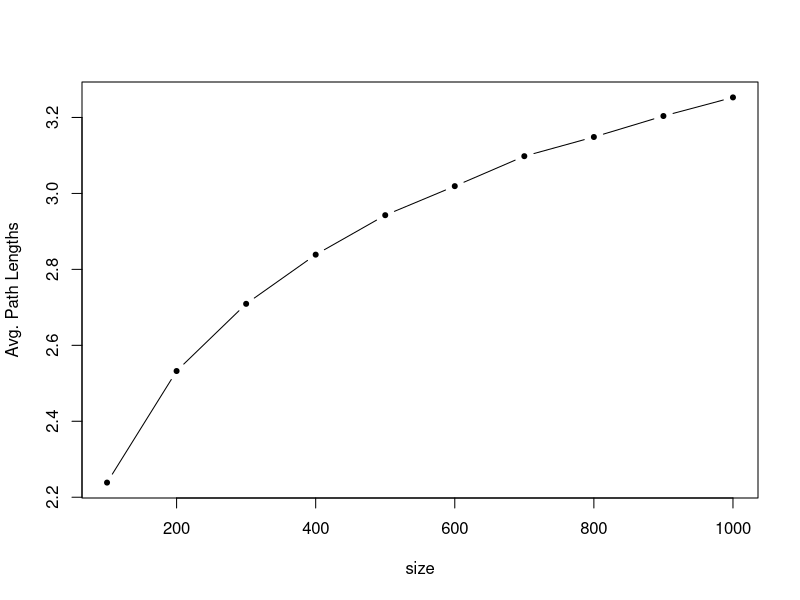
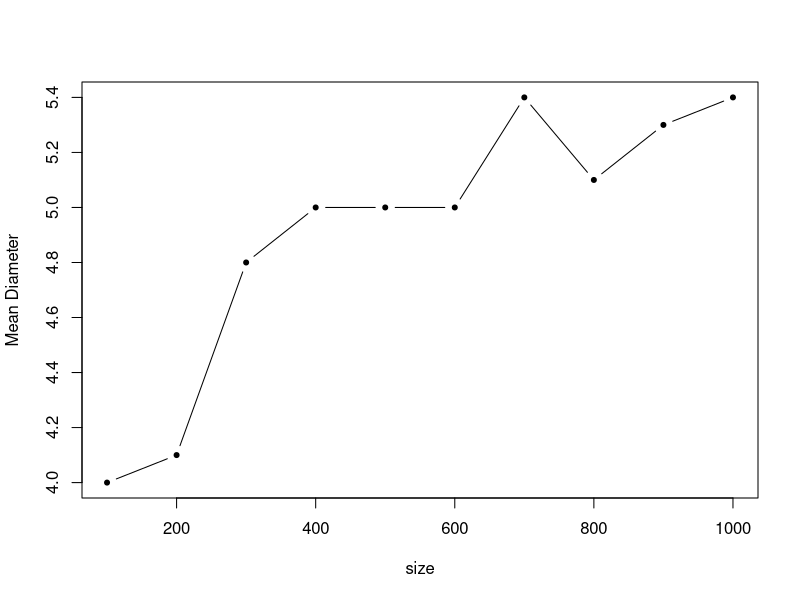

Write the R code that produced these figures, in order.
library(igraph)

#1
g.er <- erdos.renyi.game(500, p = 0.01, directed = FALSE)
g.er

#2
g.b <- barabasi.game(500, power = 3, directed = FALSE)
g.b

#3
E(g.er)
E(g.b)

V(g.er)
V(g.b)

#4
g.er.density <- graph.density(g.er)
g.er.density

g.b.density <- graph.density(g.b)
g.b.density

#5
g.er.avg <- average.path.length(g.er)
g.er.avg

g.b.avg <- average.path.length(g.b)
g.b.avg

#6
g.er.dia <- diameter(g.er)
g.er.dia

g.b.dia <- diameter(g.b)
g.b.dia

#7
paths <- matrix(ncol = 10, nrow = 10)
dias <- matrix(ncol = 10, nrow = 10)

for (n in seq(100, 1000, 100)) {
  for (i in 1:10) {
    g.er <- erdos.renyi.game(n, p = (10/(n-1)), directed = FALSE) 
    paths[i, n/100] = average.path.length(g.er)
    dias[i, n/100] = diameter(g.er)
  }
}
paths.avg <- apply(paths, 2, mean)
paths.avg

mean_dias <- apply(dias, 2, mean)
mean_dias

x <- seq(100, 1000, 100)
plot(x, paths.avg, type = "b", pch = 20, xlab = "size", ylab = "Avg. Path Lengths")
plot(x, mean_dias, type = "b", pch = 20, xlab = "size", ylab = "Mean Diameter")